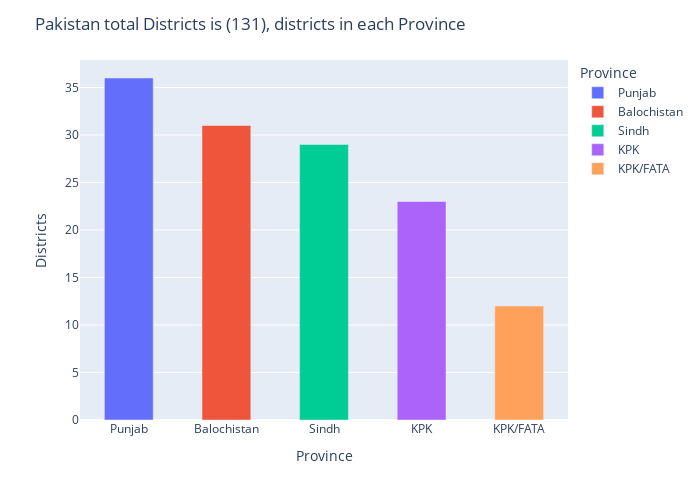

Notebook code cell kept with this figure:
### Code cell
# make plot on melt_df by using plotly library
import plotly.express as px

fig = px.bar(dis_df, x='Province', y='Districts', color='Province')
fig.update_traces(width=0.5)
fig.update_layout(width=700, height=500)
# x axis ticks in the 90 degree angle
fig.update_layout(xaxis_tickangle=0)
# graph title name
fig.update_layout(title_text='Pakistan total Districts is (131), districts in each Province')

fig.show()

### Figure 1 — Plotly figure (JSON) as saved in the notebook; plotly's stock layout.template omitted (floating-point values rounded to 4 significant figures)
{"data": [{"alignmentgroup": "True", "hovertemplate": "Province=%{x}<br>Districts=%{y}<extra></extra>", "legendgroup": "Punjab", "marker": {"color": "#636efa", "pattern": {"shape": ""}}, "name": "Punjab", "offsetgroup": "Punjab", "orientation": "v", "showlegend": true, "textposition": "auto", "type": "bar", "width": 0.5, "x": ["Punjab"], "xaxis": "x", "y": [36], "yaxis": "y"}, {"alignmentgroup": "True", "hovertemplate": "Province=%{x}<br>Districts=%{y}<extra></extra>", "legendgroup": "Balochistan", "marker": {"color": "#EF553B", "pattern": {"shape": ""}}, "name": "Balochistan", "offsetgroup": "Balochistan", "orientation": "v", "showlegend": true, "textposition": "auto", "type": "bar", "width": 0.5, "x": ["Balochistan"], "xaxis": "x", "y": [31], "yaxis": "y"}, {"alignmentgroup": "True", "hovertemplate": "Province=%{x}<br>Districts=%{y}<extra></extra>", "legendgroup": "Sindh", "marker": {"color": "#00cc96", "pattern": {"shape": ""}}, "name": "Sindh", "offsetgroup": "Sindh", "orientation": "v", "showlegend": true, "textposition": "auto", "type": "bar", "width": 0.5, "x": ["Sindh"], "xaxis": "x", "y": [29], "yaxis": "y"}, {"alignmentgroup": "True", "hovertemplate": "Province=%{x}<br>Districts=%{y}<extra></extra>", "legendgroup": "KPK", "marker": {"color": "#ab63fa", "pattern": {"shape": ""}}, "name": "KPK", "offsetgroup": "KPK", "orientation": "v", "showlegend": true, "textposition": "auto", "type": "bar", "width": 0.5, "x": ["KPK"], "xaxis": "x", "y": [23], "yaxis": "y"}, {"alignmentgroup": "True", "hovertemplate": "Province=%{x}<br>Districts=%{y}<extra></extra>", "legendgroup": "KPK/FATA", "marker": {"color": "#FFA15A", "pattern": {"shape": ""}}, "name": "KPK/FATA", "offsetgroup": "KPK/FATA", "orientation": "v", "showlegend": true, "textposition": "auto", "type": "bar", "width": 0.5, "x": ["KPK/FATA"], "xaxis": "x", "y": [12], "yaxis": "y"}], "layout": {"barmode": "relative", "height": 500, "legend": {"title": {"text": "Province"}, "tracegroupgap": 0}, "margin": {"t": 60}, "title": {"text": "Pakistan total Districts is (131), districts in each Province"}, "width": 700, "xaxis": {"anchor": "y", "categoryarray": ["Punjab", "Balochistan", "Sindh", "KPK", "KPK/FATA"], "categoryorder": "array", "domain": [0, 1], "tickangle": 0, "title": {"text": "Province"}}, "yaxis": {"anchor": "x", "domain": [0, 1], "title": {"text": "Districts"}}}}
